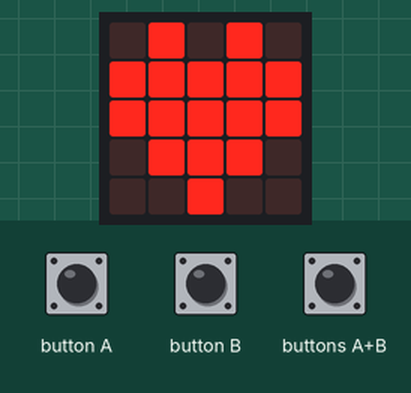
This program was run on a simulated BBC micro:bit (MakeCode). On the bench: the board's 5×5 LED display. The test bench sets the inputs (shaded band).

Above: at 1.2 s.
1.3 s: button A pressed for 0.15 s
At 2.4 s:
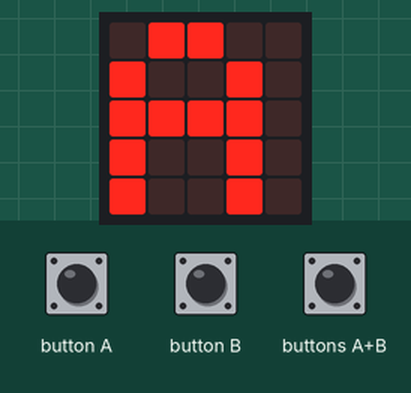
4.0 s: button B pressed for 0.15 s
At 5.0 s:
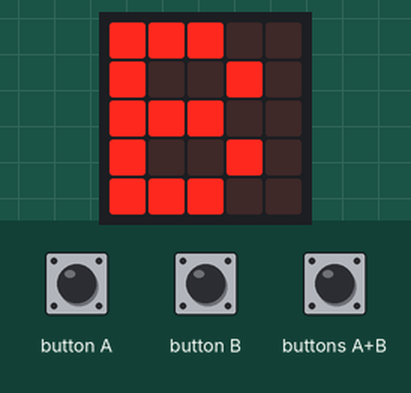
6.6 s: buttons A+B pressed for 0.15 s
Timing chart, 0 to 9.6 s (numbered marks = the images above; inputs shaded):
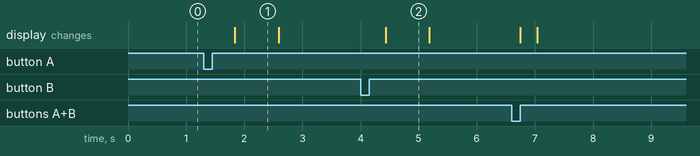

Measured:
- after the input at 1.3 s, the display: changes after 0.54 s (image 1)
- after the input at 4.0 s, the display: changes after 0.43 s (image 2)
- what the display in image 1 shows lasts 0.8 s, from 1.8 s to 2.6 s

The program:

main.ts
```typescript
input.onButtonPressed(Button.A, function () {
    basic.showString("A")
})
input.onButtonPressed(Button.AB, function () {
    basic.clearScreen()
})
input.onButtonPressed(Button.B, function () {
    basic.showString("B")
})
basic.forever(function () {
    basic.showIcon(IconNames.Heart)
})
```

test.ts
```typescript
// les tests vont ici ; cela ne sera pas compilé si ce paquet est utilisé en tant qu'extension.
```
